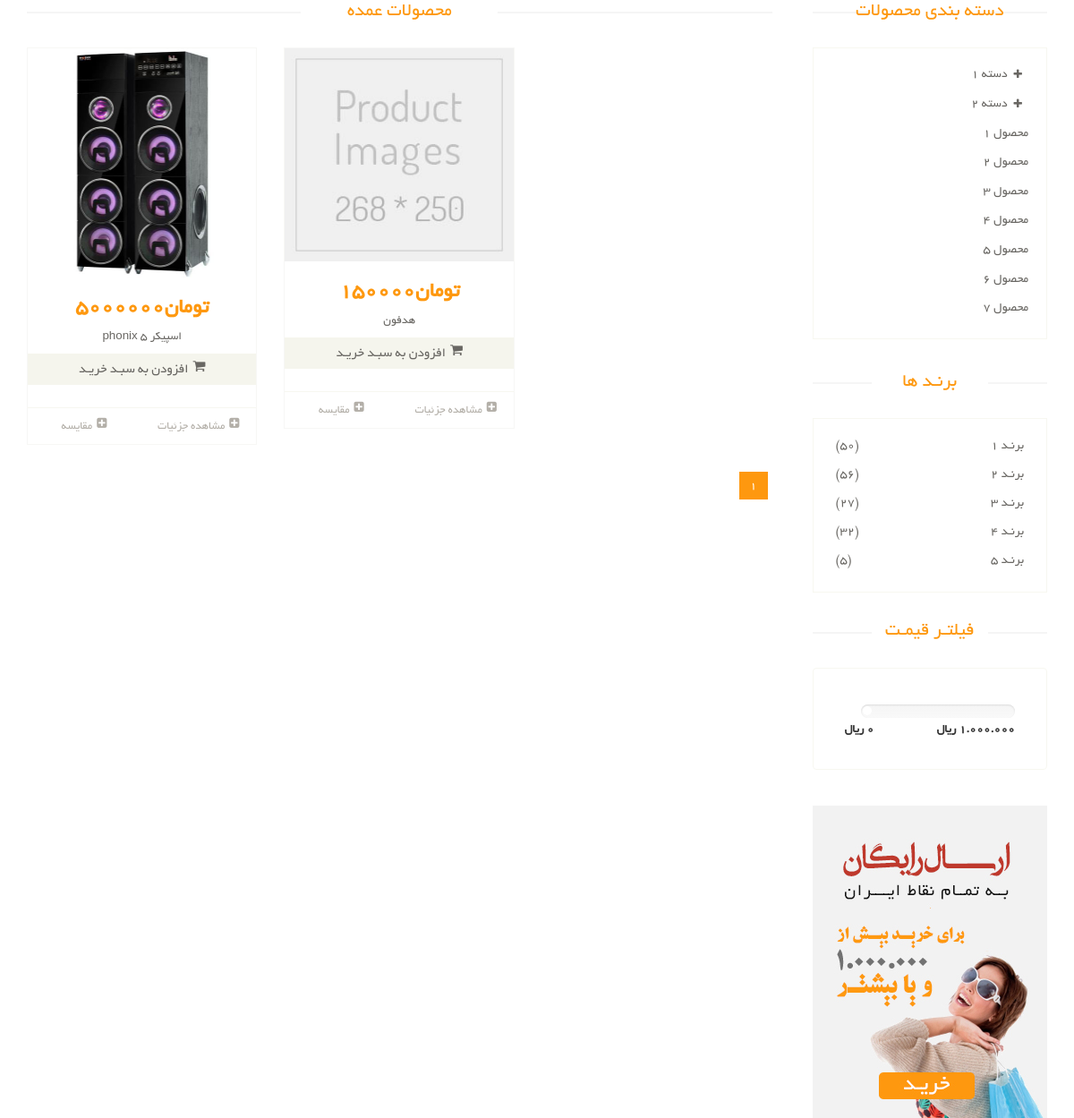
Screenshot of /products/ with the database file from the repository.
### product_module/models.py (models this page shows, shortened)
class Product(models.Model):
    title = models.CharField(max_length=300, verbose_name="عنوان")
    image = models.ImageField(verbose_name="عکس", upload_to="images/products", null=True, blank=True)
    category = models.ManyToManyField(ProductCategory,
                                      related_name='product_categories',
                                      verbose_name='دسته بندی ها',
                                      )
    price = models.IntegerField(verbose_name="قیمت")
    short_description = models.CharField(max_length=400, db_index=True, null=True, verbose_name="توضیحات کوتاه")
    description = models.TextField(verbose_name="توضیحات اصلی", db_index=True)
    is_active = models.BooleanField(default=False, verbose_name="فعال / غیر فعال")
    brand = models.ForeignKey(ProductBrand, on_delete=models.CASCADE, verbose_name="برند", null=True, blank=True)
    slug = models.SlugField(default="", null=False, db_index=True, blank=True, max_length=200, unique=True,
                            verbose_name="عنوان در url")
    is_delete = models.BooleanField(default=False, verbose_name="حذف شده / حذف نشده")
    class Meta:
        verbose_name = "محصول"
        verbose_name_plural = "محصولات"

### product_module/views.py (the view)
# urls.py: path('', views.ProductListView.as_view(), name='product-list'),
class ProductListView(ListView):
    template_name = "product_module/product_list.html"
    model = Product
    context_object_name = "products"
    ordering = ['-price']
    paginate_by = 6

### product_module/templates/product_module/product_list.html (shortened to what this page needs)
{% extends 'shared/layout.html' %}
{% block content %}
<section>
		<div class="container">
			<div class="row">
				<div class="col-sm-9 padding-right">
					<div class="features_items">
						<h2 class="title text-center">محصولات عمده</h2>
						{% for product in products %}
                            {% include 'includes/product_item_partial.html' with product=product %}
						{% endfor %}
						<ul class="pagination">
                            {% for page in paginator.page_range %}
                                <li class="{% if page_obj.number == page %} active {% endif %}" ><a href="?page={{ page }}">{{ page }}</a></li>
                            {% endfor %}
                        </ul>
					</div>
				</div>
				<div class="col-sm-3">
					<div class="left-sidebar">
						<h2>دسته بندی محصولات</h2>
						<div class="panel-group category-products" id="accordian">
							<div class="panel panel-default">
								<div class="panel-heading">
									<h4 class="panel-title">
										<a data-toggle="collapse" data-parent="#accordian" href="#sportswear">
											<span class="badge pull-right"><i class="fa fa-plus"></i></span>
											دسته 1
										</a>
									</h4>
								</div>
							</div>
							<div class="panel panel-default">
								<div class="panel-heading">
									<h4 class="panel-title">
										<a data-toggle="collapse" data-parent="#accordian" href="#mens">
											<span class="badge pull-right"><i class="fa fa-plus"></i></span>
											دسته 2
										</a>
									</h4>
								</div>
							</div>
							<div class="panel panel-default">
								<div class="panel-heading">
									<h4 class="panel-title"><a href="#">محصول 1</a></h4>
								</div>
							</div>
							<div class="panel panel-default">
								<div class="panel-heading">
									<h4 class="panel-title"><a href="#">محصول 2</a></h4>
								</div>
							</div>
							<div class="panel panel-default">
								<div class="panel-heading">
									<h4 class="panel-title"><a href="#">محصول 3</a></h4>
								</div>
							</div>
							<div class="panel panel-default">
								<div class="panel-heading">
									<h4 class="panel-title"><a href="#">محصول 4</a></h4>
								</div>
							</div>
							<div class="panel panel-default">
								<div class="panel-heading">
									<h4 class="panel-title"><a href="#">محصول 5</a></h4>
								</div>
							</div>
							<div class="panel panel-default">
								<div class="panel-heading">
									<h4 class="panel-title"><a href="#">محصول 6</a></h4>
								</div>
							</div>
							<div class="panel panel-default">
								<div class="panel-heading">
									<h4 class="panel-title"><a href="#">محصول 7</a></h4>
								</div>
							</div>
						</div>
						<div class="brands_products">
							<h2>برنـد ها</h2>
							<div class="brands-name">
								<ul class="nav nav-pills nav-stacked">
									<li><a href=""> <span class="pull-left">(50)</span>برنـد 1</a></li>
									<li><a href=""> <span class="pull-left">(56)</span>برنـد 2</a></li>
									<li><a href=""> <span class="pull-left">(27)</span>برنـد 3</a></li>
									<li><a href=""> <span class="pull-left">(32)</span>برنـد 4</a></li>
									<li><a href=""> <span class="pull-left">(5)</span>برنـد 5</a></li>
								</ul>
							</div>
						</div>
						<div class="price-range">
							<h2>فیلتـر قیمـت</h2>
							<div class="well">
								 <div class="slider slider-horizontal" style="width: 172px;"></div><br>
								 <b>1.000.000 ريال</b> <b class="pull-left">0 ريال</b>
							</div>
						</div>
						<div class="shipping text-center">
							<img src="/static/images/home/shipping.jpg" alt="">
						</div>
					</div>
				</div>
			</div>
		</div>
	</section>
{% endblock %}

### product_module/templates/includes/product_item_partial.html (shortened to what this page needs)
<div class="col-sm-4">
<div class="product-image-wrapper">
<div class="single-products">
<div class="productinfo text-center">
    {% if product.image %}
        <img src={{ product.image.url }} alt="product-image">
    {% else %}
        <img src="/static/images/shop/product.jpg" alt="product-image">
    {% endif %}
    <h2>تومان{{ product.price }}</h2>
    <p>{{ product.title}}</p>
    <a href="#" class="btn btn-default add-to-cart"><i class="fa fa-shopping-cart"></i>افزودن به سبـد خریـد</a>
</div>
<div class="product-overlay">
    <div class="overlay-content">
    </div>
</div>
</div>
<div class="choose">
<ul class="nav nav-pills nav-justified">
    <li><a href="{% url 'product-detail' slug=product.slug %}"><i class="fa fa-plus-square"></i>مشاهده جزئیات</a></li>
    <li><a href=""><i class="fa fa-plus-square"></i>مقایسه</a></li>
</ul>
</div>
</div>
</div>

### static/css/price-range.css (style rules this page uses)
.slider { display: inline-block; vertical-align: middle; position: relative; }
.slider.slider-horizontal { width: 210px; height: 20px; }

### rows the page displays
Product: image (picture), price "5000000", title "اسپیکر phonix 5"
Product: price "150000", title "هدفون"

### other values shown
{{ page }} "1"
